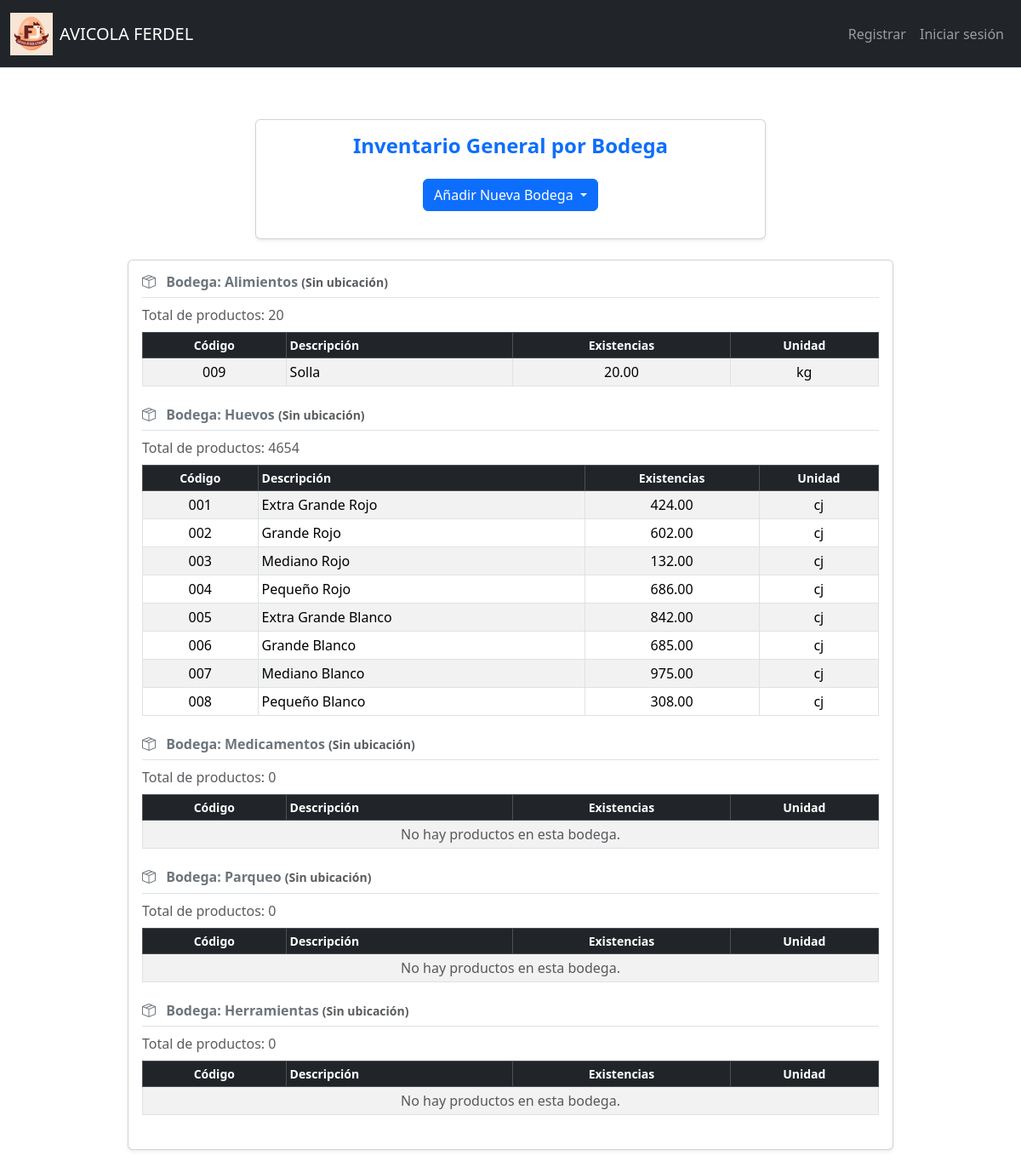
The page /bodega on the database as committed earlier.
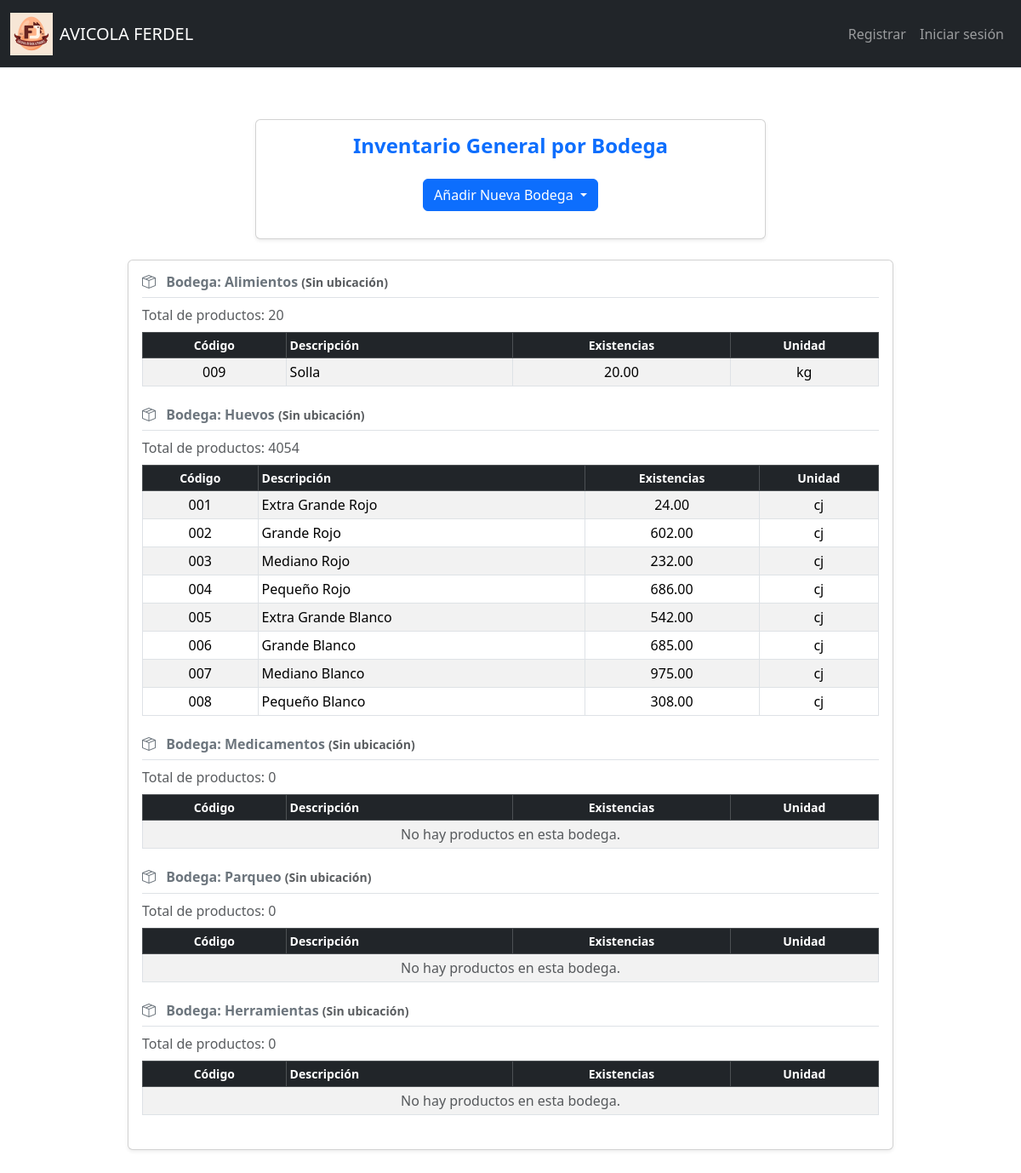
The same page on the database as committed later.
### tables this page shows
CREATE TABLE Bodegas (
    ID_Bodega INTEGER PRIMARY KEY AUTOINCREMENT,
    Nombre TEXT NOT NULL,
    Ubicacion TEXT
);

CREATE TABLE Inventario_Bodega (
    ID_Bodega INTEGER,
    ID_Producto INTEGER,
    Existencias NUMERIC DEFAULT 0,
    PRIMARY KEY (ID_Bodega, ID_Producto),
    FOREIGN KEY (ID_Bodega) REFERENCES Bodegas(ID_Bodega),
    FOREIGN KEY (ID_Producto) REFERENCES Productos(ID_Producto)
);

CREATE TABLE Productos (
    ID_Producto INTEGER PRIMARY KEY AUTOINCREMENT,
    COD_Producto TEXT,
    Descripcion TEXT NOT NULL,
    Unidad_Medida INTEGER,
    Existencias NUMERIC DEFAULT 0,
    Estado INTEGER DEFAULT 1,
    Familia INTEGER,
    Costo_Promedio NUMERIC,
    IVA INTEGER DEFAULT 0,
    Tipo INTEGER,
    Precio_Venta NUMERIC,
    ID_Empresa INTEGER,
    Fecha_Creacion DATE DEFAULT CURRENT_DATE,
    Usuario_Creador INTEGER, Stock_Minimo NUMERIC DEFAULT 5,
    FOREIGN KEY (Unidad_Medida) REFERENCES Unidades_Medida(ID_Unidad),
    FOREIGN KEY (Familia) REFERENCES Familia(ID_Familia),
    FOREIGN KEY (Tipo) REFERENCES Tipo_Producto(ID_TipoProducto),
    FOREIGN KEY (ID_Empresa) REFERENCES Empresa(ID_Empresa)
);

CREATE TABLE Unidades_Medida (
    ID_Unidad INTEGER PRIMARY KEY AUTOINCREMENT,
    Descripcion TEXT NOT NULL,
    Abreviatura TEXT
);

### app.py (the view, shortened to what this page needs)
@app.route("/bodega", methods=["GET", "POST"])
def ver_bodega():
    bodegas = db.execute("SELECT ID_Bodega, Nombre FROM Bodegas")
    inventario_por_bodega = {}
    for bodega in bodegas:
        inventario = db.execute("""
            SELECT P.COD_Producto, P.Descripcion, I.Existencias, U.Abreviatura
            FROM Inventario_Bodega I
            JOIN Productos P ON P.ID_Producto = I.ID_Producto
            LEFT JOIN Unidades_Medida U ON U.ID_Unidad = P.Unidad_Medida
            WHERE I.ID_Bodega = ?
            ORDER BY P.cod_producto
        """, bodega["ID_Bodega"])
        inventario_por_bodega[str(bodega["ID_Bodega"])] = inventario  # clave como string para seguridad
    return render_template("bodega.html", bodegas=bodegas, inventario_por_bodega=inventario_por_bodega)

### app.py (called while the page is built)
@app.after_request
def after_request(response):
    response.headers["Cache-Control"] = "no-cache, no-store, must-revalidate"
    response.headers["Expires"] = 0
    response.headers["Pragma"] = "no-cache"
    return response

### Templates/bodega.html (shortened to what this page needs)
{% extends "layout.html" %}
{% block main %}
<div class="container my-5">
    <div class="card shadow-sm mb-4 mx-auto" style="max-width: 600px;">
        <div class="card-body">
            <h4 class="text-center text-primary fw-bold mb-4">Inventario General por Bodega</h4>
            <div class="dropdown text-center mb-3">
                <button class="btn btn-primary dropdown-toggle" type="button" id="dropdownBodegaButton" data-bs-toggle="dropdown" aria-expanded="false">
                    Añadir Nueva Bodega
                </button>
            </div>
        </div>
    </div>
    <div class="card shadow-sm mx-auto" style="max-width: 900px;">
        <div class="card-body">
            {% if not bodegas %}
                <div class="alert alert-info">No hay bodegas registradas.</div>
            {% else %}
                {% for bodega in bodegas %}
                    {% set bodega_id = bodega.ID_Bodega|string %}
                    {% set inventario_bodega = inventario_por_bodega.get(bodega_id, []) %}
                    <div class="mb-4">
                        <h6 class="text-secondary fw-semibold border-bottom pb-2">
                            <i class="bi bi-box-seam me-2"></i> Bodega: {{ bodega.Nombre }}
                            <small class="text-muted">({{ bodega.Ubicacion or 'Sin ubicación' }})</small>
                        </h6>
                        <p class="text-muted mb-2">Total de productos:
                            {{ inventario_bodega | sum(attribute='Existencias') | default(0, true) | round(2) }}
                        </p>
                        <div class="table-responsive" style="max-height: 320px;">
                            <table class="table table-sm table-striped table-bordered align-middle text-center mb-0">
                                <thead class="table-dark sticky-top small">
                                    <tr>
                                        <th>Código</th>
                                        <th class="text-start">Descripción</th>
                                        <th>Existencias</th>
                                        <th>Unidad</th>
                                    </tr>
                                </thead>
                                <tbody>
                                    {% if inventario_bodega %}
                                        {% for prod in inventario_bodega %}
                                            <tr class="{% if prod.Existencias < 10 %}table-warning{% endif %}">
                                                <td>{{ prod.COD_Producto or 'N/A' }}</td>
                                                <td class="text-start">{{ prod.Descripcion or 'Sin descripción' }}</td>
                                                <td>{{ "%.2f"|format(prod.Existencias|default(0)) }}</td>
                                                <td>{{ prod.Abreviatura or 'Sin unidad' }}</td>
                                            </tr>
                                        {% endfor %}
                                    {% else %}
                                        <tr>
                                            <td colspan="4" class="text-muted">No hay productos en esta bodega.</td>
                                        </tr>
                                    {% endif %}
                                </tbody>
                            </table>
                        </div>
                    </div>
                {% endfor %}
            {% endif %}
        </div>
    </div>
</div>
{% endblock %}

Rows that differ between the two databases and show on the page:
computed for Bodegas "Huevos": inventario_bodega "4654" → "4054"
changed Inventario_Bodega "Extra Grande Rojo": Existencias "424.00" → "24.00"
changed Inventario_Bodega "Mediano Rojo": Existencias "132.00" → "232.00"
changed Inventario_Bodega "Extra Grande Blanco": Existencias "842.00" → "542.00"
